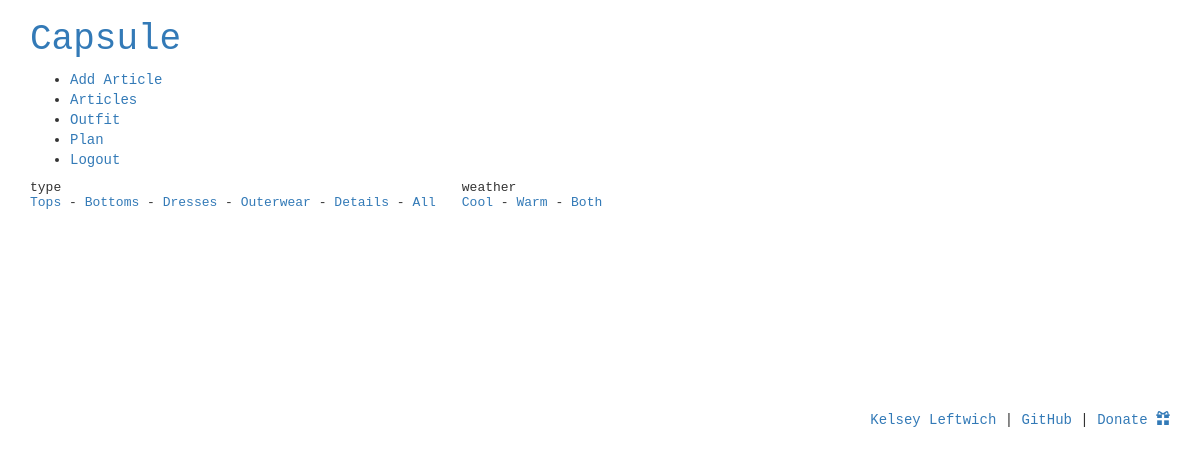
The page /browse/weather/C/ (signed in) on the database as committed earlier.
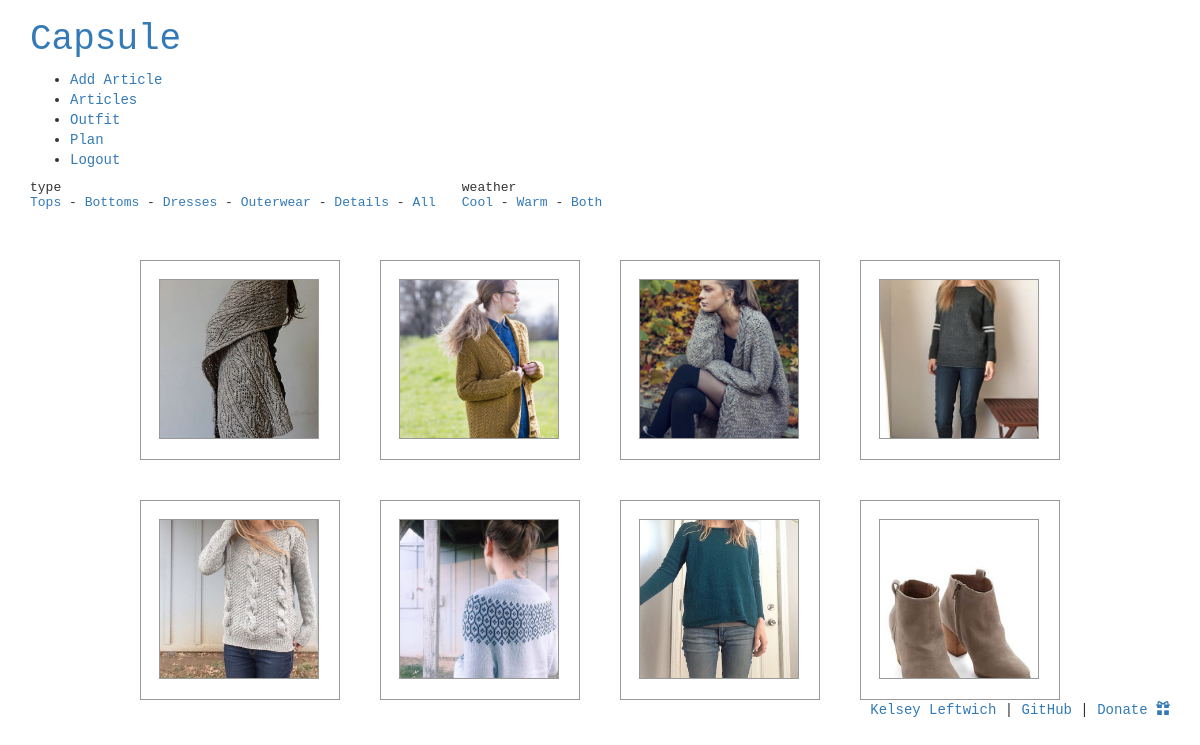
The same page on the database as committed later.
### grid/models.py (models this page shows, shortened)
class Article(models.Model):
	ARTICLE_TYPES = (
		('T', 'Top'),
		('B', 'Bottom'),
		('D', 'Dress'),
		('A', 'Details'),
		('O', 'Outer'),
		('S', 'Shoes'),
		)
	WEATHER_TYPES = (
		('C', 'Cool'),
		('W', 'Warm'),
		('B', 'Both'),
		)
	name = models.CharField(max_length=255)
	description = models.TextField(blank=True, null=True)
	user = models.ForeignKey(User, on_delete=models.CASCADE, null=False)
	image = models.ImageField(upload_to=get_image_path, blank=False, null=False)
	article_type = models.CharField(max_length=1, choices=ARTICLE_TYPES, null=True)
	weather_type = models.CharField(max_length=1, choices=WEATHER_TYPES, null=True)

### grid/views.py (the view)
# urls.py: url(r'^browse/type/(?P<article_type>[-\w]+)/$', views.index, name='article_type'),
@login_required
def index(request, article_type=None, weather_type=None):
	if request.user.is_authenticated():
		if article_type:
			articles = Article.objects.filter(article_type=article_type.upper(), user=request.user)
		else:
			articles = Article.objects.filter(user=request.user).order_by('article_type')
		if weather_type:
			articles = articles.filter(weather_type=weather_type.upper())
		return render(
			request,
			'index.html',
			{'articles': articles,}
			)
	else:
		return redirect('registration_register')

### grid/templates/index.html (shortened to what this page needs)
{% extends 'base.html' %}
{% block content %}
<p>
<table class="filter_nav">
	<tr>
		<td>type</td>
		<td>weather</td>
	</tr>
	<tr>
		<td>
			<a href="{% url 'article_type' article_type='t' %}">Tops</a> -
			<a href="{% url 'article_type' article_type='b' %}">Bottoms</a> -
			<a href="{% url 'article_type' article_type='d' %}">Dresses</a> -
			<a href="{% url 'article_type' article_type='o' %}">Outerwear</a> -
			<a href="{% url 'article_type' article_type='a' %}">Details</a> -
			<a href="{% url 'home' %}">All</a>
		</td>
		<td>
			<a href="{% url 'weather_type' weather_type='c' %}">Cool</a> -
			<a href="{% url 'weather_type' weather_type='w' %}">Warm</a> -
			<a href="{% url 'home' %}">Both</a>
		</td>
	</tr>
</table>
</p>
    	<div id="container">
	{% for article in articles %}
	{% if not article.image %}
	{% else %}
		<div class="photo">
			<a href="{% url 'article_detail' article_id=article.id %}">
			<div class="photo-image" style="background-image: url({{article.image.url}})">
			</div>
			</a>
		</div>
	{%endif%}
	{% endfor %}
    	</div>
{% endblock content %}

Rows that differ between the two databases and show on the page:
now on this page (row edited): Article: image (picture)
now on this page (row edited): Article: image (picture)
now on this page (row edited): Article: image (picture)
now on this page (row edited): Article: image (picture)
now on this page (row edited): Article: image (picture)
now on this page (row edited): Article: image (picture)
now on this page (row edited): Article: image (picture)
now on this page (row edited): Article: image (picture)
